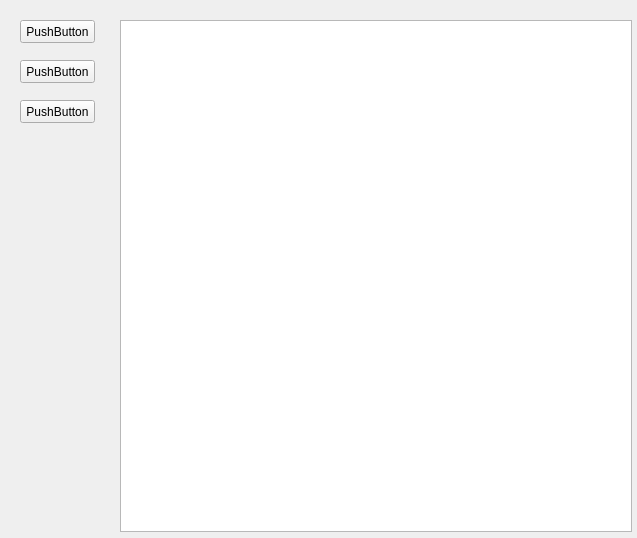
<?xml version="1.0" encoding="UTF-8"?>
<ui version="4.0">
 <class>ui</class>
 <widget class="QWidget" name="ui">
  <property name="geometry">
   <rect>
    <x>0</x>
    <y>0</y>
    <width>637</width>
    <height>538</height>
   </rect>
  </property>
  <property name="windowTitle">
   <string>ui</string>
  </property>
  <widget class="QGraphicsView" name="graphicsView">
   <property name="geometry">
    <rect>
     <x>120</x>
     <y>20</y>
     <width>512</width>
     <height>512</height>
    </rect>
   </property>
  </widget>
  <widget class="QPushButton" name="pushButton">
   <property name="geometry">
    <rect>
     <x>20</x>
     <y>20</y>
     <width>75</width>
     <height>23</height>
    </rect>
   </property>
   <property name="text">
    <string>PushButton</string>
   </property>
  </widget>
  <widget class="QPushButton" name="pushButton_2">
   <property name="geometry">
    <rect>
     <x>20</x>
     <y>60</y>
     <width>75</width>
     <height>23</height>
    </rect>
   </property>
   <property name="text">
    <string>PushButton</string>
   </property>
  </widget>
  <widget class="QPushButton" name="pushButton_3">
   <property name="geometry">
    <rect>
     <x>20</x>
     <y>100</y>
     <width>75</width>
     <height>23</height>
    </rect>
   </property>
   <property name="text">
    <string>PushButton</string>
   </property>
  </widget>
 </widget>
 <resources/>
 <connections/>
</ui>
